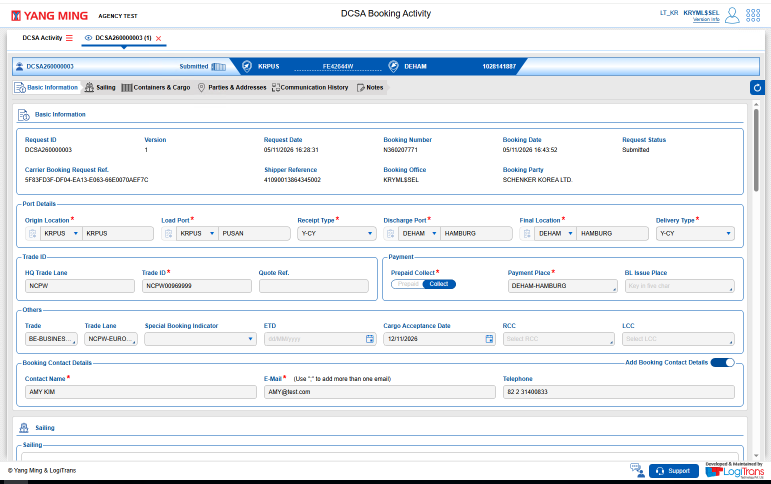
#> input picture work/brs/DCSA eBK/uc1/src/1_2.png, 1541 x 968 px (shown at 1/2 size)
$ python -i brs_img.py   (imports and definitions only)
#> lines starting #> are read from the running program, lines starting #| are printed output that depends on the picture; after the words box and inside, x2 and y2 are one past the last pixel; in counts of white or black regions, pixels touching at a corner belong together
### tools/ilis_img.py
"""ILISCyber screenshot tools: prep (grey side crop, border, grey padding), marking with
automatic circle placement, clearing old marks, number stripping (mapping), find/snap/OCR,
crop, copy, erase, dim, preview sheets."""
import json, os, shutil, subprocess, sys
from pathlib import Path
import numpy as np, cv2
from PIL import Image, ImageDraw, ImageFont, ImageFilter

RED = (255, 0, 0)
BLUE = (0, 102, 204)
GREY_PAD = (153, 153, 153)
B = 21  # 1px margin + 2px line + 18px padding
DIM = 0.549  # measured from ILISCyber dimmed pop-up screenshots


# ---------------------------------------------------------------- basics
# [5 lines left out: function load, not called in this run]


def save(im, p):
    Path(p).parent.mkdir(parents=True, exist_ok=True); im.save(p)


def sidecar(p):
    s = Path(str(p) + '.json')
    return json.loads(s.read_text()) if s.exists() else {}


def write_sidecar(p, d):
    Path(str(p) + '.json').write_text(json.dumps(d, indent=1))


# [117 lines left out: functions box_arg, _font, side_crop, is_dimmed, add_border, prep and 4 more, not called in this run]


def contains(a, b):
    return a[0] <= b[0] and a[1] <= b[1] and a[2] >= b[2] and a[3] >= b[3]


# ---------------------------------------------------------------- marking
# [27 lines left out: functions classify, candidates, content_bbox, not called in this run]


def draw_circle(d, cx, cy, n, r=14):
    d.ellipse([cx - r, cy - r, cx + r, cy + r], fill='white', outline=RED, width=2)
    d.text((cx, cy + 1), str(n), fill=RED, font=_font(16 if n < 10 else 13), anchor='mm')


# [67 lines left out: function mark, not called in this run]


# ---------------------------------------------------------------- clearing old marks
def red_mask(a):
    r, g, b = [a[..., i].astype(int) for i in range(3)]
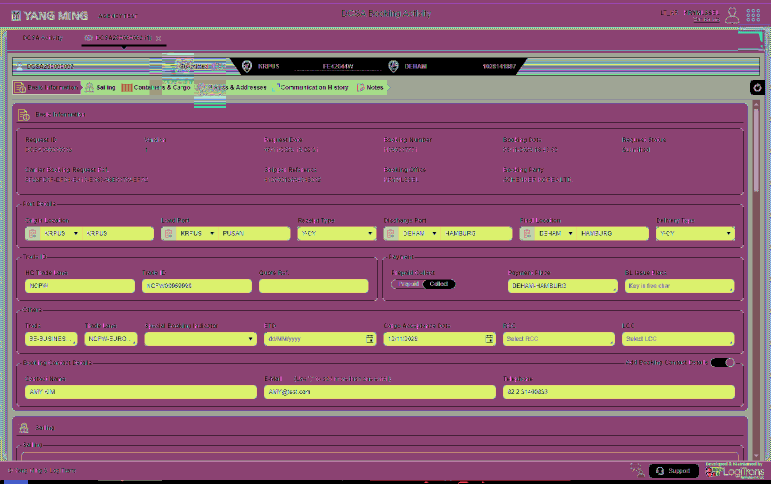
#> r: shape (968, 1541) int64 (shown at 1/2 size); 256 distinct labels, from 0 to 255; one colour per label, 0 black
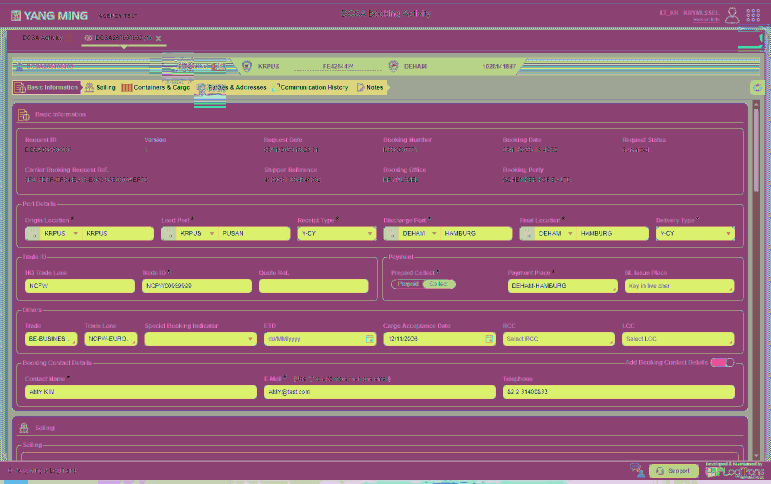
#> g: shape (968, 1541) int64 (shown at 1/2 size); 255 distinct labels, from 0 to 255; one colour per label, 0 black
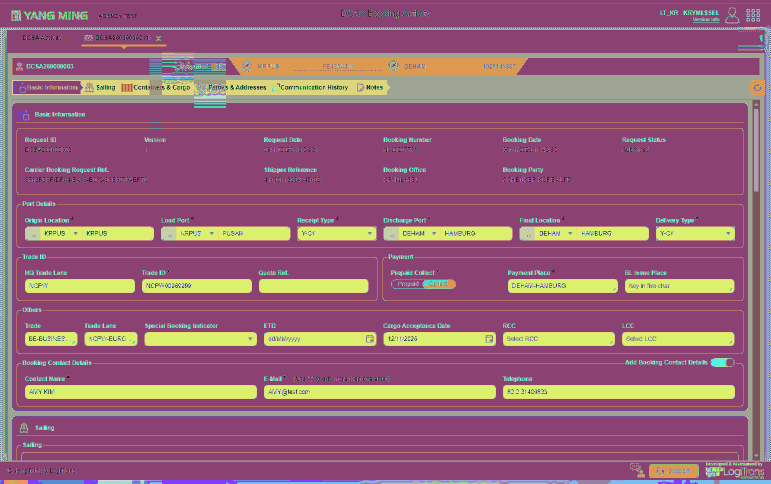
#> b: shape (968, 1541) int64 (shown at 1/2 size); 252 distinct labels, from 0 to 255; one colour per label, 0 black
    return ((r > 180) & (g < 130) & (b < 100)).astype(np.uint8)
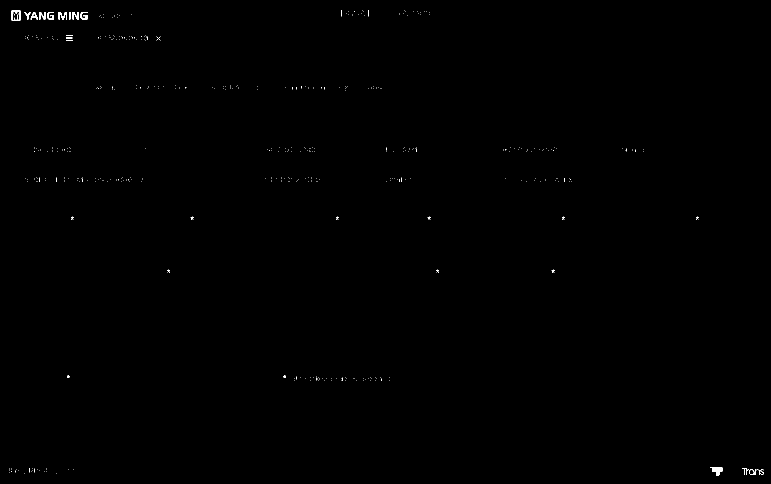
#> returned value: shape (968, 1541) (shown at 1/2 size); values 0 (black) and 1 (white), 0.16% white in thin lines or dots
#> in clear_marks_mask, `hor = cv2.morphologyEx(red, cv2.MORPH_OPEN, np.ones((1, 25), np.uint8))`: hor: shape (968, 1541); every value is 0


def find_circles(a, red):
    H, W = red.shape; found = []
#> after `H, W = red.shape`: H = 968; W = 1541
    for p2 in (11, 9):
        cs = cv2.HoughCircles(cv2.GaussianBlur(red * 255, (3, 3), 0), cv2.HOUGH_GRADIENT, dp=1, minDist=16,
                              param1=60, param2=p2, minRadius=10, maxRadius=17)
        for cx0, cy0, _ in ([] if cs is None else cs[0]):
            best = None
            for dx in (-1, 0, 1):
                for dy in (-1, 0, 1):
                    for rad in range(10, 18):
                        cx, cy = int(round(cx0)) + dx, int(round(cy0)) + dy; ok = 0
                        for t in np.deg2rad(np.arange(0, 360, 10)):
                            x, y = int(round(cx + rad * np.cos(t))), int(round(cy + rad * np.sin(t)))
                            ok += (not (0 <= x < W and 0 <= y < H)) or red[max(y - 1, 0):y + 2, max(x - 1, 0):x + 2].any()
                        if best is None or ok > best[0]: best = (ok, cx, cy, rad)
            ok, cx, cy, rad = best
            inner = [a[y, x].mean() > 200 and not red[y, x] for t in np.deg2rad(np.arange(0, 360, 10))
                     for x, y in [(int(round(cx + 0.75 * rad * np.cos(t))), int(round(cy + 0.75 * rad * np.sin(t))))]
                     if 0 <= x < W and 0 <= y < H]
            if ok >= 30 and inner and np.mean(inner) >= 0.6:
                if not any((cx - fx) ** 2 + (cy - fy) ** 2 < 100 for fx, fy, _ in found): found.append((cx, cy, rad))
#> this loop made 2 passes
#> cs on pass 1: [[104.5, 34.5, 11.8], [73.5, 36.5, 13.8]]
#> after the loop, found = []
    return found


# [236 lines left out: functions axis_fill, clear_marks, strip_numbers, patch_from_similar, spot_sheet, find_red_boxes and 8 more, not called in this run]


# ---------------------------------------------------------------- composition blocks
def dim(im, f=DIM):
    return Image.fromarray(np.clip(np.array(im).astype(np.float32) * f, 0, 255).astype(np.uint8))


def undim(im, f=DIM):
    return Image.fromarray(np.clip(np.array(im).astype(np.float32) / f, 0, 255).astype(np.uint8))


# [52 lines left out: functions align, overlay_box, color_box, paste_region, bg_color, not called in this run]


def erase(im, box, color=None):
    im = im.copy(); c = color or bg_color(im, box)
    ImageDraw.Draw(im).rectangle(box, fill=tuple(c)); return im


# [77 lines left out: functions ink_bbox, text_lines, preview, open_in_editor, not called in this run]

### tools/brs_img.py
"""BRS image tools: unmarked UI-design images for the BRS, and rebuilding parts of a screen from
neighbouring screenshots of the same screen.

  unmark  SRC DST [--donors F ...] [--donor-dir D] [--inline F ...] [--blue] [--keep-border]
          Remove the blue frame (any style), red boxes, numbered circles, stubs, cut-off box segments and
          drawn blue boxes the user confirmed (--blue-box; --blue only lists candidates), then repair
          every covered spot seamlessly. The app's own elements are never removed (guarded):
            1 similar element copied whole (same screen / neighbours / step crops) - exact fit only
            1b element rebuild from the most similar same-style element (layout-aware edges)
            2 inline step crops (small images in --donor-dir / --inline) - only where they fit exactly
            3 neighbour screenshots, then the same screen elsewhere - only exact agreement
            4 row/column continuation - only where provably plain
          Prints a JSON report; "seamless": true only when nothing is left unresolved. Writes DST_check.png.
  fill    SRC DST --box x0,y0,x1,y1 [--donors F ...] [--donor-dir D] [--min 0.90] [--no-fallback]
          Edit something out of a screen (a value, a pop-up, a highlight, a mark that left a smudge)
          by copying the same area from a neighbouring screenshot where it is clean. Falls back to
          row/column continuation when no neighbour matches (prints FALLBACK - show it to the user).
  rank    SRC [--donors F ...] [--donor-dir D]
          Rank neighbour screenshots by how much of the same screen they show.
  remove-rows SRC DST --box x0,y0,x1,y1 --until Y
          Delete grid rows (band y0..y1 inside x0..x1): rows below, down to Y (bottom of the grid body),
          move up; the freed band is rebuilt as empty grid.
  copy    SRC DST --from-box x0,y0,x1,y1 --to x,y [--donor D]
          Deterministic copy of a known-good element (e.g. the left end of the Cancel button onto the
          smudged left end of Submit, or a field edge from the field below). No --donor = same screen.
  sheet   FILES ... --out sheet.png [--labels "Image I,Image II"]

How neighbour filling works (same screen, different moment):
  1. Context: a ring of pixels around the box (default 24 px) is taken from SRC. The box itself is
     masked out, so whatever is inside (the thing to remove) does not influence the match.
  2. Search: the ring is matched (masked normalised cross-correlation) over every donor, at the same
     scale and at the pop-up dimming scale (0.549), so dimmed and undimmed shots can feed each other.
  3. Accept: the best donor/location with score >= --min AND ring difference < 1.5% wins. Its pixels inside the box are copied in
     (re-dimmed/undimmed to SRC's brightness when needed).
  4. Verify: the seam (2 px inside the box edge) is compared with SRC's ring; a hard seam is reported.
  5. Fallback: no donor good enough -> each masked pixel continues the nearest straight row/column
     (backgrounds, grid lines, panel edges), which is right for empty areas and wrong for text.
"""
import argparse, hashlib, json, sys
from pathlib import Path
import numpy as np, cv2
from PIL import Image

sys.path.insert(0, str(Path(__file__).resolve().parent))
import ilis_img as I  # house toolkit: load/save, strip_border, clear_marks, axis_fill, red_mask, find_circles, spot_sheet, preview

DIM = I.DIM
IMG_EXT = {'.png', '.jpg', '.jpeg', '.bmp'}


# ------------------------------------------------------------------ donors
def is_inline(im):
    return im.width < 400 and im.height < 120


# [311 lines left out: functions donor_list, similarity, match_ring, fill_from_neighbours, seam_error, blue_box_mask and 12 more, not called in this run]


import os
def _dbg(i, b):
    if os.environ.get('BRS_DEBUG'): print('element', b, 'skipped at line', i, file=sys.stderr)


# [141 lines left out: functions element_library, rebuild_elements, continuation_ok, refill_background, not called in this run]


def line_fill(a, mask, tol=30):
    """Row/column continuation (as the house axis_fill) with one change: when both a row and a column
    could continue through a pixel, the one carrying a line (the colour further from the background)
    wins, so panel lines and grid lines run unbroken under a removed circle."""
    a = a.copy(); H, W = mask.shape
    ys, xs = np.where(mask > 0)
    if not len(ys): return a
    src = a.astype(int)
    bgc = _local_bg(a, [int(xs.min()), int(ys.min()), int(xs.max()), int(ys.max())])
    for y, x in zip(ys, xs):
        l = x - 1
        while l >= 0 and mask[y, l]: l -= 1
        r = x + 1
        while r < W and mask[y, r]: r += 1
        u = y - 1
        while u >= 0 and mask[u, x]: u -= 1
        d = y + 1
        while d < H and mask[d, x]: d += 1
        L = src[y, l] if l >= 0 else None; R = src[y, r] if r < W else None
        U = src[u, x] if u >= 0 else None; D = src[d, x] if d < H else None
        hv = L is not None and R is not None and np.abs(L - R).sum() < tol
        vv = U is not None and D is not None and np.abs(U - D).sum() < tol
        if hv and vv:
            a[y, x] = L if np.abs(L - bgc).sum() >= np.abs(U - bgc).sum() else U
        elif vv: a[y, x] = U
        elif hv: a[y, x] = L
        else:
            c_ = [t for t in [(x - l, L), (r - x, R), (y - u, U), (d - y, D)] if t[1] is not None]
            a[y, x] = min(c_, key=lambda t: t[0])[1]
    return a


def clear_marks_mask(im):
    """Same as the house clear_marks, but also returns the exact mask it filled (a filled pixel can come
    out the same colour as the mark, e.g. a white circle body over white, so a pixel diff misses it)."""
    a = np.array(im)
    red = I.red_mask(a)
    hor = cv2.morphologyEx(red, cv2.MORPH_OPEN, np.ones((1, 25), np.uint8))
    ver = cv2.morphologyEx(red, cv2.MORPH_OPEN, np.ones((25, 1), np.uint8))
    mask = hor | ver
    circles = I.find_circles(a, red)
#> circles = []
    for cx, cy, rad in circles: cv2.circle(mask, (int(cx), int(cy)), int(rad) + 3, 1, -1)
#> this loop made 0 passes
    near = cv2.dilate(mask, np.ones((7, 7), np.uint8))
    n, lab, st, _ = cv2.connectedComponentsWithStats((red & (1 - mask)).astype(np.uint8))
#> lab: shape (968, 1541) int32; 450 distinct labels, from 0 to 449
#> n = 450; st = 450 rows, first 6: [0, 0, 1541, 968, 1489343], [23, 21, 18, 20, 177], [683, 20, 1, 13, 13], [724, 21, 1, 1, 1], [737, 20, 1, 13, 13], [809, 21, 1, 1, 1]
    for i in range(1, n):
        w_, h_, area = st[i][2], st[i][3], st[i][4]; comp = lab == i
        if (comp & (near > 0)).any() and area < 400 and (w_ >= 3 * h_ or h_ >= 3 * w_): mask[comp] = 1
#> this loop made 449 passes
#> (w_, h_, area) on passes 1, 14, 15: (18, 20, 177), (14, 15, 69), (15, 15, 92)
#> pass 1, in clear_marks_mask, `comp = lab == i`:
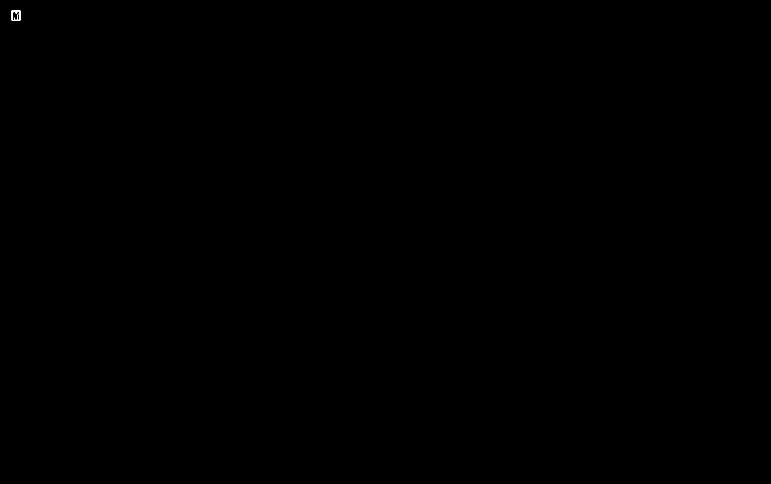
#> comp: shape (968, 1541) bool (shown at 1/2 size); 0.01% white in thin lines or dots, all inside (x1, y1, x2, y2) = (23, 21, 41, 41)
    mask = cv2.dilate(mask, np.ones((3, 3), np.uint8))
    return line_fill(a, mask), mask.astype(np.uint8), circles
#> in line_fill, `ys, xs = np.where(mask > 0)`: ys = empty array


# [186 lines left out: functions unmark, remove_rows, main, not called in this run]


# [2 lines not run here, left out]

>>> import cv2
>>> picture = cv2.cvtColor(cv2.imread('../work/brs/DCSA eBK/uc1/src/1_2.png'), cv2.COLOR_BGR2RGB)
>>> result = clear_marks_mask(picture)

$ run again, on work/brs/DCSA eBK/uc1/src/5_4.png
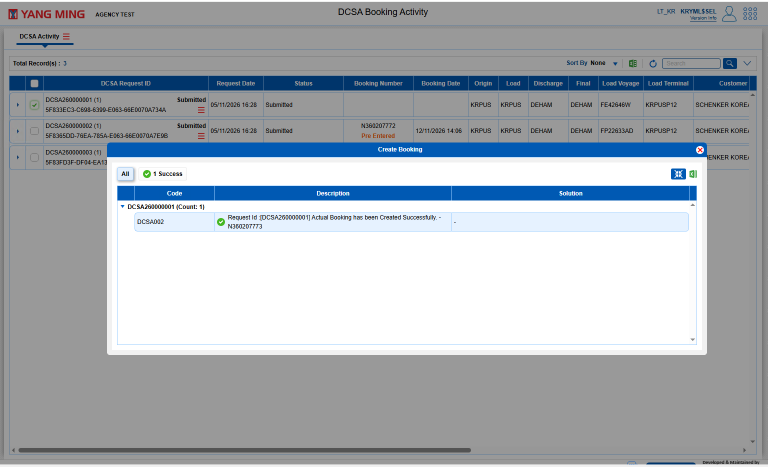
#> input picture work/brs/DCSA eBK/uc1/src/5_4.png, 1535 x 933 px (shown at 1/2 size)
#> in red_mask, `r, g, b = [a[..., i].astype(int) for i in range(3)]`:
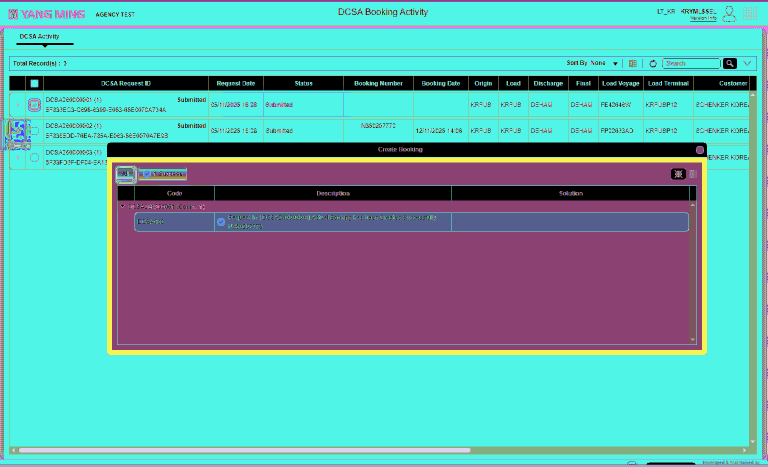
#> r: shape (933, 1535) int64 (shown at 1/2 size); 246 distinct labels, from 0 to 255; one colour per label, 0 black
#> g: shape (933, 1535) int64; 246 distinct labels, from 0 to 255
#> in red_mask, `r, g, b = [a[..., i].astype(int) for i in range(3)]`:
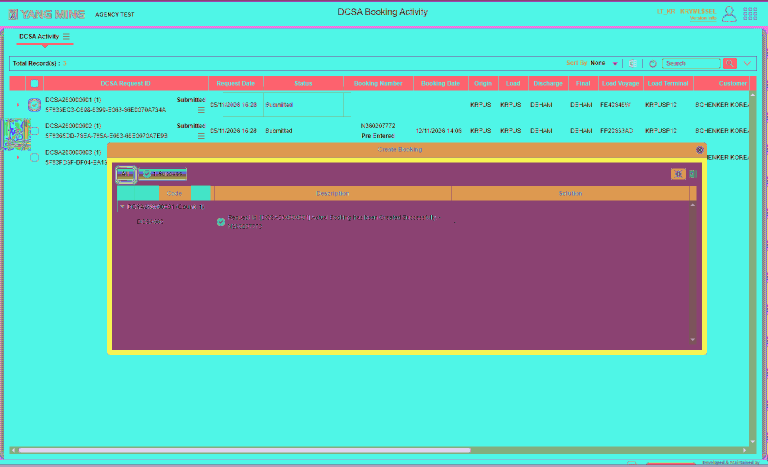
#> b: shape (933, 1535) int64 (shown at 1/2 size); 244 distinct labels, from 0 to 255; one colour per label, 0 black
#> hor: shape (933, 1535); every value is 0
#> after the loop in find_circles, `for p2 in (11, 9):`: found = []
#> lab: shape (933, 1535) int32; 53 distinct labels, from 0 to 52
#> n = 53; st = 53 rows, first 6: [0, 0, 1535, 933, 1432040], [1396, 295, 9, 10, 34], [307, 344, 2, 3, 3], [318, 344, 1, 1, 1], [353, 345, 1, 1, 1], [309, 346, 1, 6, 6]
#> the loop in clear_marks_mask, `for i in range(1, n):` made 52 passes
#> (w_, h_, area) on pass 1: (9, 10, 34)
#> ys = empty array

$ run again, on work/brs/DCSA eBK/uc1/src/6_3.png
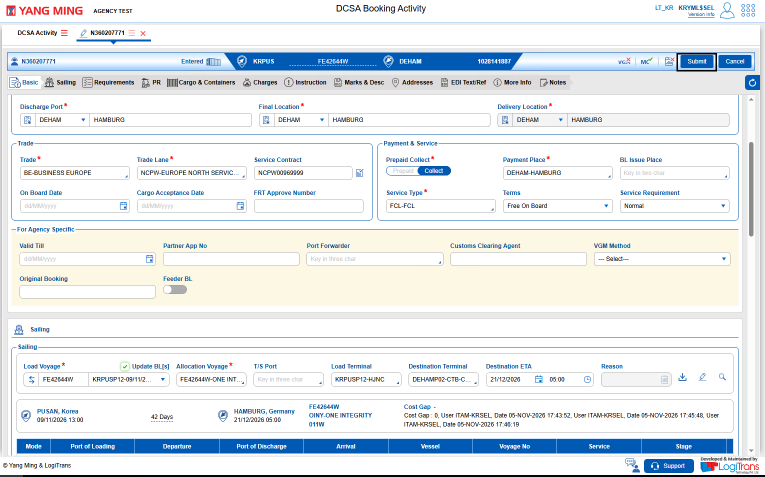
#> input picture work/brs/DCSA eBK/uc1/src/6_3.png, 1530 x 953 px (shown at 1/2 size)
#> r: shape (953, 1530) int64; 256 distinct labels, from 0 to 255
#> g: shape (953, 1530) int64; 255 distinct labels, from 0 to 255
#> in red_mask, `r, g, b = [a[..., i].astype(int) for i in range(3)]`:
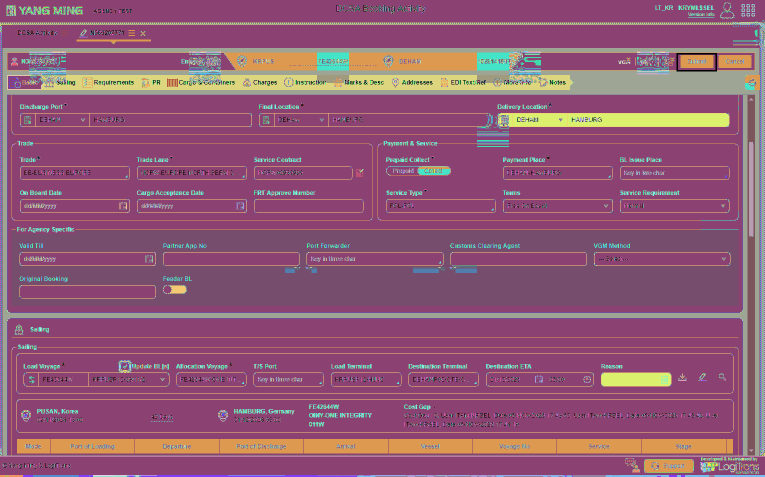
#> b: shape (953, 1530) int64 (shown at 1/2 size); 253 distinct labels, from 0 to 255; one colour per label, 0 black
#> in red_mask, `return ((r > 180) & (g < 130) & (b < 100)).astype(np.uint8)`:
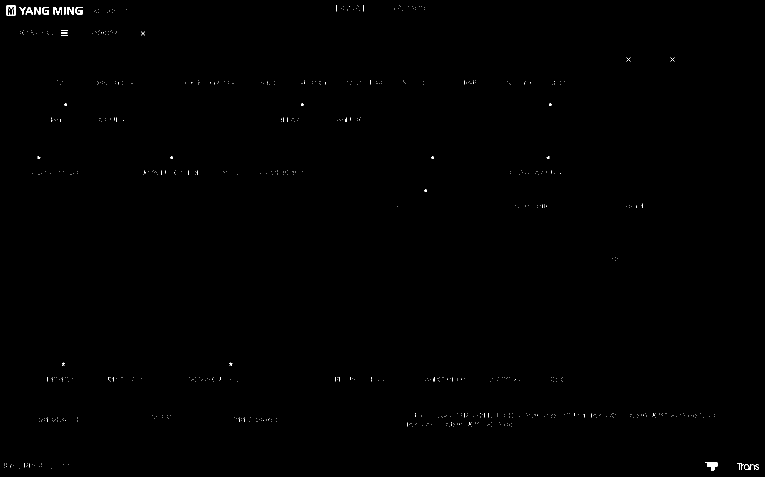
#> returned value: shape (953, 1530) (shown at 1/2 size); values 0 (black) and 1 (white), 0.19% white in thin lines or dots
#> hor: shape (953, 1530); every value is 0
#> the loop in find_circles, `for p2 in (11, 9):` made 2 passes
#> cs on pass 1: [[94.5, 24.5, 11.8], [63.5, 26.5, 13.8]]
#> after the loop in find_circles, `for p2 in (11, 9):`: found = []
#> lab: shape (953, 1530) int32; 680 distinct labels, from 0 to 679
#> n = 680; st = 680 rows, first 6: [0, 0, 1530, 953, 1455255], [13, 11, 18, 20, 177], [673, 10, 1, 13, 13], [714, 11, 1, 1, 1], [727, 10, 1, 13, 13], [799, 11, 1, 1, 1]
#> the loop in clear_marks_mask, `for i in range(1, n):` made 679 passes
#> (w_, h_, area) on passes 1, 14, 15: (18, 20, 177), (14, 15, 69), (15, 15, 92)
#> ys = empty array
